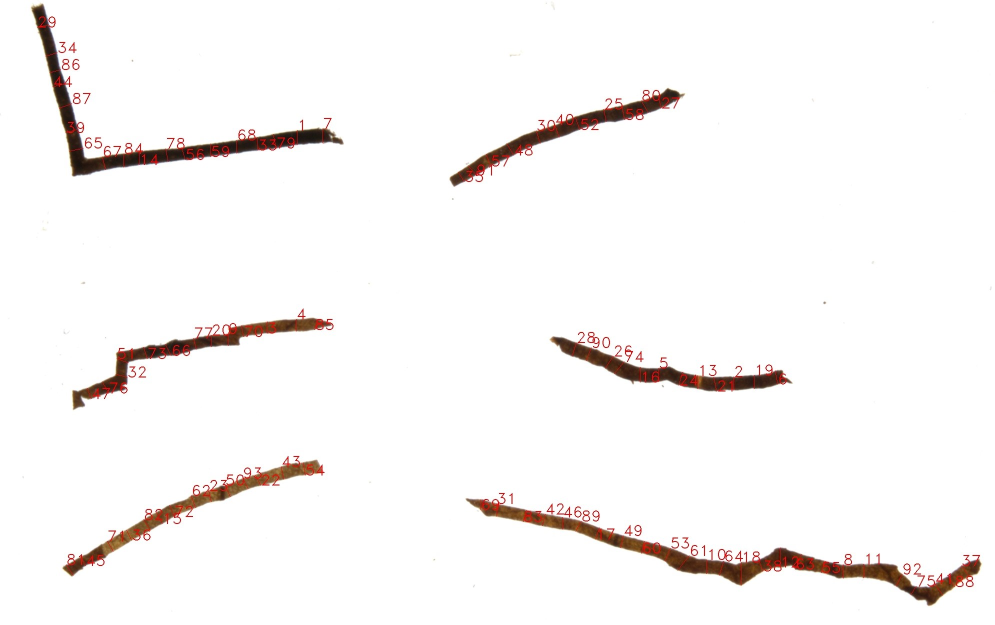
#> input picture img/s1.jpg, 1989 x 1250 px (shown at 1/2 size)
$ python -i detector.py   (imports and definitions only)
#> lines starting #> are read from the running program, lines starting #| are printed output that depends on the picture
import configs
import cv2


class Detector(object):
    def __init__(self):
        r"""parameter initialization

        """
        self.cfg = configs.get_config()

    # [56 lines left out: functions preprocess, run, not called in this run]

>>> import cv2
>>> picture = cv2.imread('../img/s1.jpg', cv2.IMREAD_GRAYSCALE)
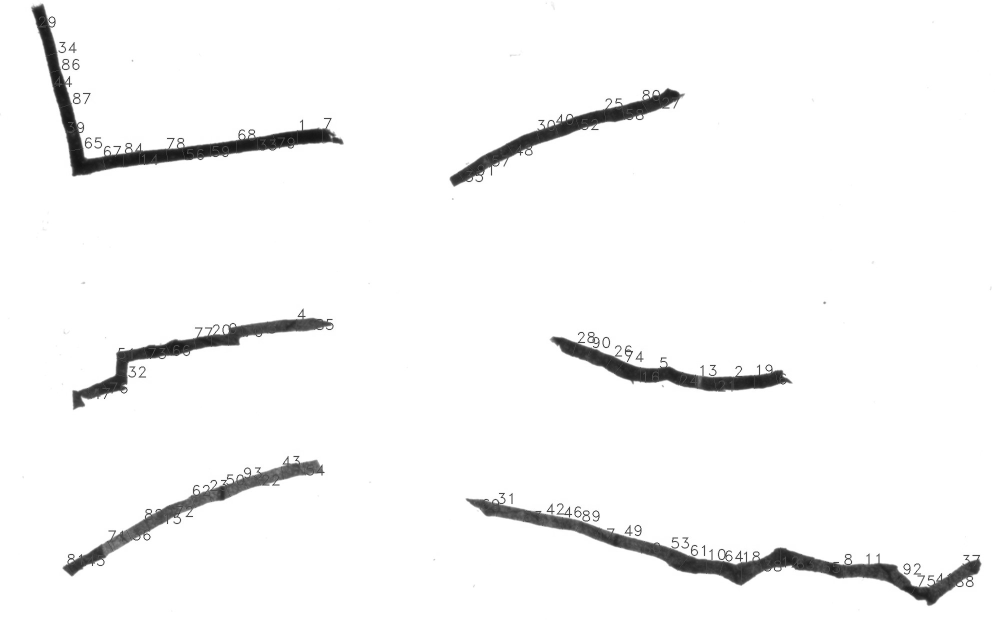
#> picture: shape (1250, 1989) (shown at 1/2 size); min 13, max 255, mean 246
#> (the run stopped early here; a loop or call above may not have finished)
